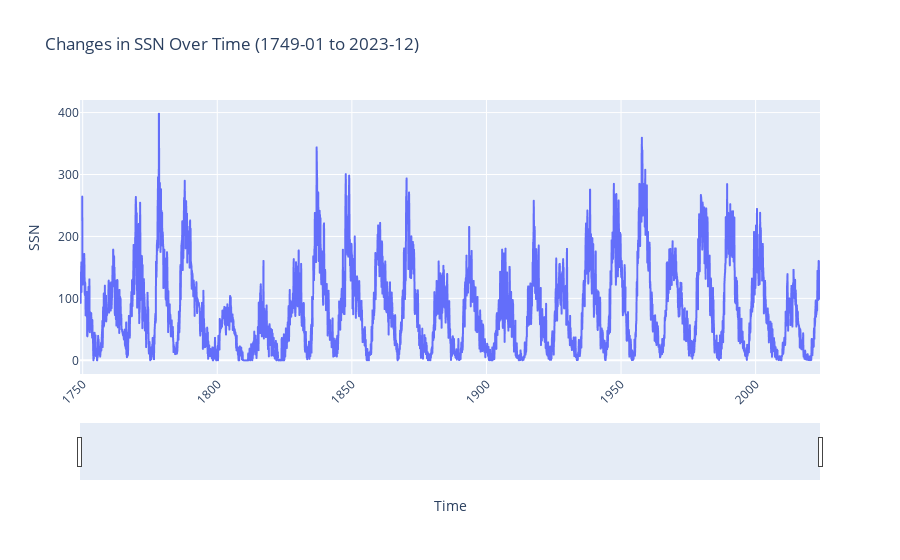

The notebook cell saved with this chart:
### Code cell
import pandas as pd
import plotly.express as px


solar_cycle['time_tag'] = pd.to_datetime(solar_cycle['time_tag'])

# Sort the DataFrame by 'time_tag' for a chronological plot
solar_cycle_sorted = solar_cycle.sort_values(by='time_tag')

# Create the plot using Plotly
fig = px.line(solar_cycle_sorted, x='time_tag', y='ssn', title='Changes in SSN Over Time (1749-01 to 2023-12)')
fig.update_xaxes(title_text='Time')
fig.update_yaxes(title_text='SSN')
fig.update_layout(xaxis=dict(tickangle=-45), showlegend=True)

# Enable zoom and pan functionality
fig.update_layout(
    xaxis=dict(
        rangeslider=dict(
            visible=True,  # Enable the rangeslider
        ),
        type="date"  # Use a date-type x-axis
    )
)

# Show the plot
fig.show()

### Figure 1 — Plotly figure (JSON) as saved in the notebook; plotly's stock layout.template omitted (floating-point values rounded to 4 significant figures; data arrays with more than 128 entries replaced by an {"elided": "..."} marker saying what was removed)
{"data": [{"hovertemplate": "time_tag=%{x}<br>ssn=%{y}<extra></extra>", "legendgroup": "", "line": {"color": "#636efa", "dash": "solid"}, "marker": {"symbol": "circle"}, "mode": "lines", "name": "", "showlegend": false, "type": "scattergl", "x": {"elided": "3300 str values"}, "xaxis": "x", "y": {"elided": "3300 float values"}, "yaxis": "y"}], "layout": {"legend": {"tracegroupgap": 0}, "showlegend": true, "title": {"text": "Changes in SSN Over Time (1749-01 to 2023-12)"}, "xaxis": {"anchor": "y", "domain": [0, 1], "rangeslider": {"visible": true}, "tickangle": -45, "title": {"text": "Time"}, "type": "date"}, "yaxis": {"anchor": "x", "domain": [0, 1], "title": {"text": "SSN"}}}}
